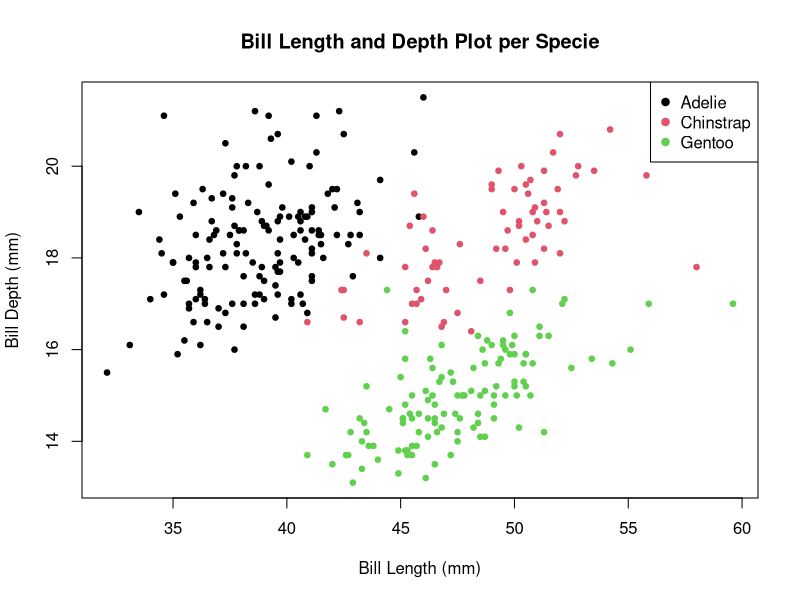
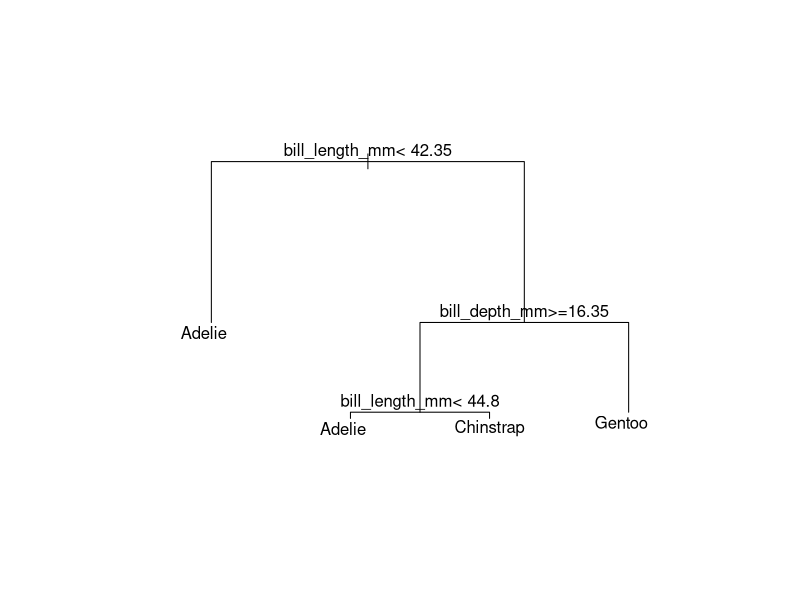

Reproduce these figures in R, in order.
library(palmerpenguins)
library(rpart)
#omit NA
penguins <- na.omit(penguins)

#View(penguins)
summary(penguins)
plot(penguins$bill_length_mm, 
     penguins$bill_depth_mm, 
     col = as.numeric(penguins$species),
     pch = 19,
     cex = 0.75,
     xlab = "Bill Length (mm)",
     ylab = "Bill Depth (mm)",
     main = "Bill Length and Depth Plot per Specie"
     )
legend("topright",
      legend = levels(penguins$species),
      col = 1:3,
      pch = 19
       )

#create a decision tree model
tree_model <- rpart(species ~ bill_length_mm + bill_depth_mm,
      data = penguins,
      method = "class"
      )

plot(tree_model, 
     margin = 0.25
     )
text(tree_model)

#predict
predictions <- predict(tree_model, 
        penguins, 
        type = "class")
confusion_matrix <- table(penguins$species, predictions)
confusion_matrix
total <- sum(confusion_matrix)
total_correct <- sum(diag(confusion_matrix))
accuracy <- total_correct / total
cat("Model's accuracy: ", round(accuracy * 100, 2), "%")
